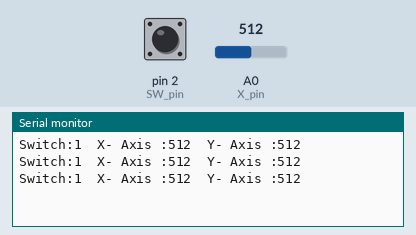
This sketch was run on a simulated Arduino Uno, built with avr-gcc and run on an emulated ATmega328P. Shown: the last lines printed to the serial monitor. Inputs (shaded band) come from the test bench; at power-on: A0 (X_pin) = 512, pin 2 (SW_pin) HIGH.

Above: at 1.2 s.
1.3 s: A0 (X_pin) set to 716
At 1.9 s:
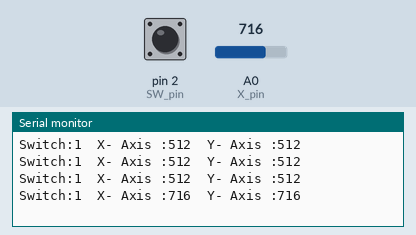
2.8 s: pin 2 (SW_pin) pulled LOW for 0.3 s
At 3.4 s:
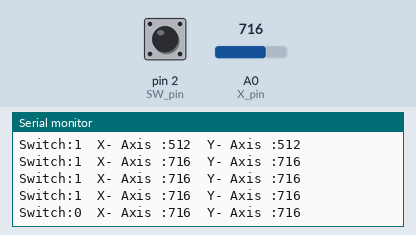
4.6 s: A0 (X_pin) set to 900
At 4.6 s:
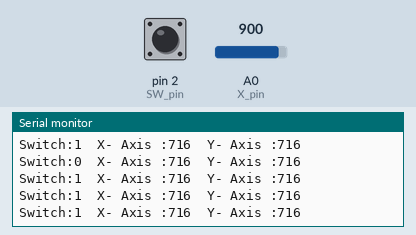
6.1 s: pin 2 (SW_pin) pulled LOW for 1 s
At 6.9 s:
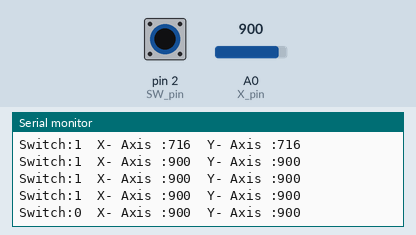
Timing chart, 0 to 9.1 s (numbered marks = the images above; inputs shaded):
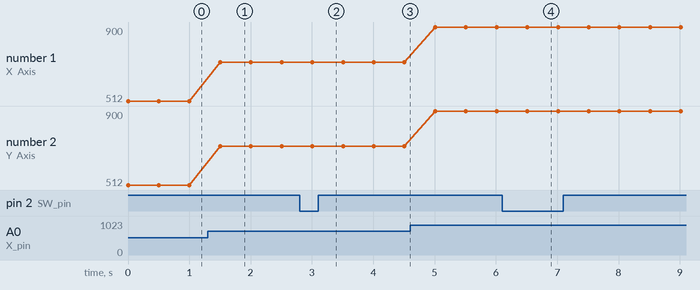

The sketch:

JoyStick.ino
```cpp
const int SW_pin = 2 ;
const int X_pin  = 0;
const int Y_pin =  1;

void setup() {
  pinMode(SW_pin,INPUT) ; // put your setup code here, to run once:
  digitalWrite(SW_pin,HIGH);
  Serial.begin(115200);
}

void loop() {
  // put your main code here, to run repeatedly:
  Serial.print("Switch:");
  Serial.print(digitalRead(SW_pin));
  // Serial.print("\n");

  Serial.print("  X- Axis :");
  Serial.print(analogRead(X_pin));
  // Serial.print("\n");

  Serial.print("  Y- Axis :");
  Serial.print(analogRead(X_pin));
  Serial.print("\n");
  delay(500);


}
```

Measured:
- after the input at 1.3 s, the serial monitor: prints a new line after 0.20 s (image 1)
- after the input at 2.8 s, the serial monitor: prints a new line after 0.21 s (image 2)
- after the input at 6.1 s, the serial monitor: prints a new line after 0.41 s (image 4)
- plotted number 1: 512 → 716 after the input at 1.3 s, 716 → 900 after the input at 4.6 s
- plotted number 2: 512 → 716 after the input at 1.3 s, 716 → 900 after the input at 4.6 s
